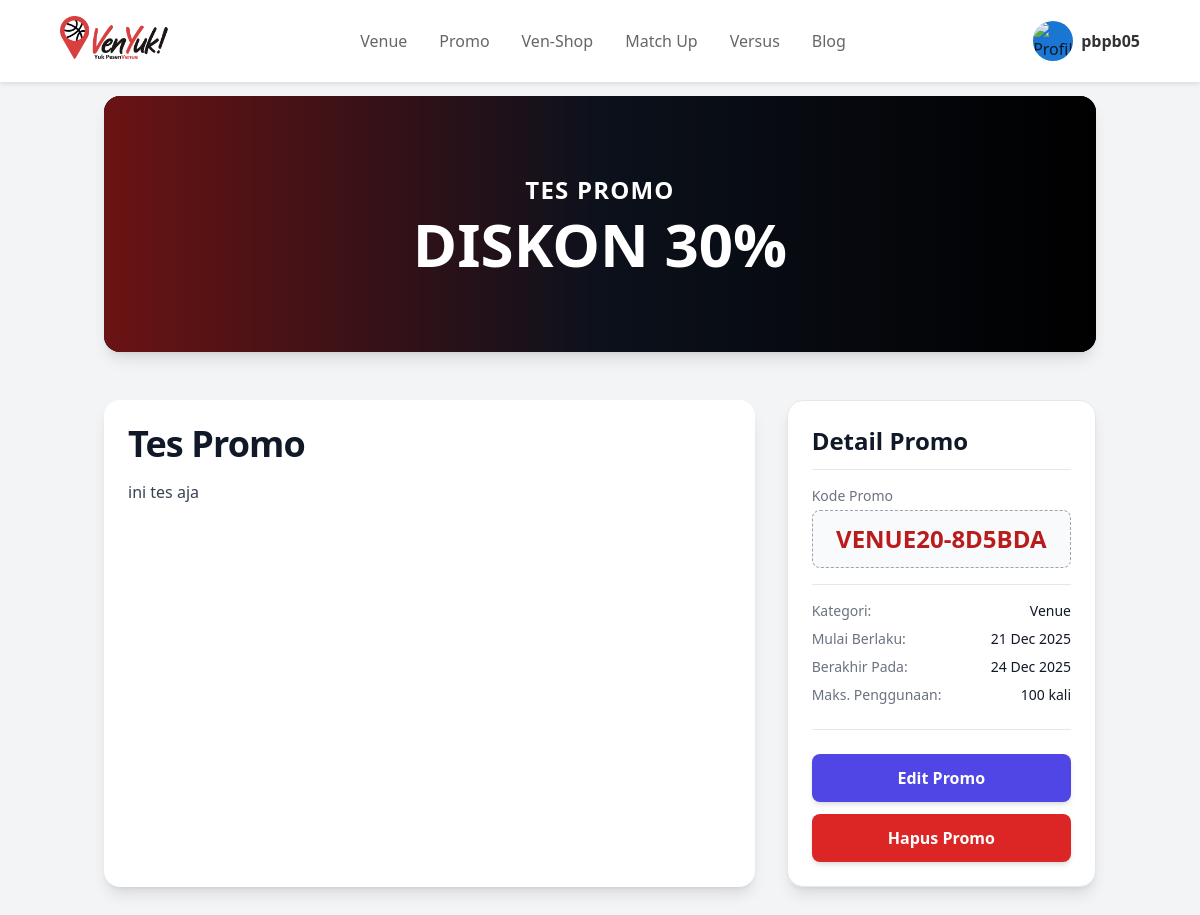
Page /promo/VENUE20-8D5BDA/ (signed in) on the committed database.
### promo/models.py (models this page shows, shortened)
class Promo(models.Model):
    CATEGORY_CHOICES = [
        ('shop', 'Shop'),
        ('venue', 'Venue'),
    ]
    title = models.CharField(max_length=200, help_text="Judul promo, cth: Promo Spesial Kemerdekaan")
    description = models.TextField(help_text="Deskripsi lengkap promo")
    amount_discount = models.PositiveSmallIntegerField(help_text="Besar diskon dalam persentase (cth: 20 untuk 20%)")
    code = models.CharField(
        max_length=50,
        unique=True,
        blank=True,
        editable=False,
        help_text="Kode promo unik (dibuat otomatis)"
    )
    category = models.CharField(max_length=10, choices=CATEGORY_CHOICES, default='venue')
    max_uses = models.PositiveIntegerField(default=100, help_text="Berapa kali promo ini bisa digunakan")
    start_date = models.DateField(default=timezone.now, help_text="Tanggal promo mulai aktif")
    end_date = models.DateField(help_text="Tanggal promo berakhir")
    is_active = models.BooleanField(default=True, help_text="Centang jika promo ini aktif dan bisa dilihat publik")
    created_at = models.DateTimeField(auto_now_add=True)
    updated_at = models.DateTimeField(auto_now=True)

### promo/views.py (the view)
# urls.py: path('<str:code>/', views.promo_detail_view, name='promo_detail'),
def promo_detail_view(request, code):
    promo_instance = get_object_or_404(Promo, code=code)
    today = timezone.localdate()
    if not promo_instance.is_active or promo_instance.start_date > today or promo_instance.end_date < today:
        if not request.user.is_superuser:
            raise Http404("Promo tidak ditemukan atau sudah berakhir.")
    context = {
        'page_title': f'Detail: {promo_instance.title}',
        'promo': promo_instance
    }
    return render(request, 'promo/promo_detail.html', context)

### promo/templates/promo/promo_detail.html (shortened to what this page needs)
{% extends "base.html" %}
{% load static %}
{% block content %}
<div class="bg-gray-100 text-gray-900 min-h-screen">
  {% include "navbar.html" %}
  <div class="container mx-auto max-w-5xl px-4 py-8 pt-24">
    <div
      class="relative h-64 w-full overflow-hidden rounded-2xl bg-gray-900 shadow-lg"
    >
      <div
        class="absolute inset-0 z-0 bg-gradient-to-r from-red-800 via-gray-900 to-black"
      ></div>
      <div class="absolute inset-0 z-0 bg-black bg-opacity-30"></div>
      <div
        class="absolute inset-0 z-10 flex flex-col items-center justify-center p-4 text-center text-white"
      >
        <h3
          class="max-w-md truncate text-2xl font-semibold uppercase tracking-wider"
          title="{{ promo.title }}"
        >
          {{ promo.title }}
        </h3>
        <h2 class="mt-2 text-5xl font-extrabold md:text-6xl">
          DISKON {{ promo.amount_discount }}%
        </h2>
      </div>
    </div>
    <div class="mt-12 grid grid-cols-1 gap-8 md:grid-cols-3">
      <div class="md:col-span-2 rounded-2xl bg-white p-6 shadow-lg">
        <h2 class="mb-4 text-4xl font-bold tracking-tight text-gray-900">
          {{ promo.title }}
        </h2>
        <div
          class="prose prose-lg max-w-none text-gray-700"
        >
          {{ promo.description|safe }}
        </div>
      </div>
      <div class="md:col-span-1">
        <div
          class="sticky top-24 rounded-2xl border border-gray-200 bg-white p-6 shadow-lg"
        >
          <h3
            class="mb-4 border-b border-gray-200 pb-3 text-2xl font-semibold text-gray-900"
          >
            Detail Promo
          </h3>
          <div classs="mb-4">
            <p class="text-sm font-medium text-gray-500">Kode Promo</p>
            <p
              class="mt-1 w-full rounded-lg border border-dashed border-gray-400 bg-gray-50 p-3 text-center text-2xl font-bold text-red-700"
            >
              {{ promo.code }}
            </p>
          </div>
          <dl class="mt-4 space-y-2 border-t border-gray-200 pt-4">
            <div class="flex justify-between text-sm">
              <dt class="text-gray-500">Kategori:</dt>
              <dd class="font-medium text-gray-900">{{ promo.get_category_display }}</dd>
            </div>
            <div class="flex justify-between text-sm">
              <dt class="text-gray-500">Mulai Berlaku:</dt>
              <dd class="font-medium text-gray-900">{{ promo.start_date|date:"d M Y" }}</dd>
            </div>
            <div class="flex justify-between text-sm">
              <dt class="text-gray-500">Berakhir Pada:</dt>
              <dd class="font-medium text-gray-900">{{ promo.end_date|date:"d M Y" }}</dd>
            </div>
            <div class="flex justify-between text-sm">
              <dt class="text-gray-500">Maks. Penggunaan:</dt>
              <dd class="font-medium text-gray-900">{{ promo.max_uses }} kali</dd>
            </div>
          </dl>
          {% if user.is_staff %}
          <div class="mt-6 border-t border-gray-200 pt-6">
            <a
              href="{% url 'promo:promo_update' code=promo.code %}"
              class="block w-full rounded-lg bg-indigo-600 px-4 py-3 text-center font-bold text-white shadow-md transition duration-200 hover:bg-indigo-700"
              >Edit Promo</a
            >
            <form
              action="{% url 'promo:promo_delete' code=promo.code %}"
              method="post"
              class="mt-3"
            >
              <button
                type="submit"
                class="block w-full rounded-lg bg-red-600 px-4 py-3 text-center font-bold text-white shadow-md transition duration-200 hover:bg-red-700"
                onclick="return confirm('Apakah Anda yakin ingin menghapus promo ini? Ini tidak dapat dibatalkan.');"
              >
                Hapus Promo
              </button>
            </form>
          </div>
          {% endif %}
        </div>
      </div>
    </div>
  </div>
</div>
{% endblock content %}

### templates/navbar.html (shortened to what this page needs)
{% load static %}
<nav class="navbar">
    <a href="/" class="logo">
        <img src="{% static 'images/logo_venyuk.png' %}" alt="Logo Venyuk">
    </a>
    <ul class="nav-links">
        <li><a href="{% url 'venue:home_section' %}">Venue</a></li>
        <li><a href="{% url 'promo:promo_list' %}">Promo</a></li>
        <li><a href="{% url 'ven_shop:show_main' %}">Ven-Shop</a></li>
        <li><a href="{% url 'match_up:show_matches' %}">Match Up</a></li>
        <li><a href="{% url 'versus:list' %}">Versus</a></li>
        <li><a href="{% url 'blog:show_blogmain' %}">Blog</a></li>
    </ul>
    {% if user.is_authenticated %}
        <div class="profile-container">
            <div class="profile-info" id="profile-toggle">
                <img src="{% static 'images/profile_icon.png' %}" alt="Profile" class="profile-icon">
                <span class="nickname">{{ user.username }}</span>
            </div>
        </div>
    {% else %}
        <a href="{% url 'authenticate:login' %}" class="btn-masuk">MASUK</a>
    {% endif %}
</nav>

### templates/navbar.html (style rules this page uses)
.navbar { background-color: white; padding: 1rem 5%; display: flex; justify-content: space-between; align-items: center; box-shadow: 0 2px 5px rgba(0, 0, 0, 0.1); position: fixed; top: 0; left: 0; width: 100%; z-index: 1000; }
.logo { display: flex; align-items: center; height: 50px; }
.logo img { height: 100%; width: auto; object-fit: contain; }
.nav-links { display: flex; gap: 2rem; list-style: none; align-items: center; margin: 0; padding: 0; }
.nav-links a { text-decoration: none; color: #666; transition: color 0.3s; }
.profile-container { position: relative; display: flex; align-items: center; cursor: pointer; }
.profile-info { display: flex; align-items: center; gap: 8px; }
.profile-icon { width: 40px; height: 40px; border-radius: 50%; background-color: #1976D2; object-fit: cover; }
.nickname { font-weight: 600; color: #333; }

### rows in the picture
Promo: title "TES PROMO", amount_discount "30", title "Tes Promo", description "ini tes aja", code "VENUE20-8D5BDA", category "Venue", start_date "21 Dec 2025", end_date "24 Dec 2025", max_uses "100"

### other values in the picture
{{ user.username }} "pbpb05"
